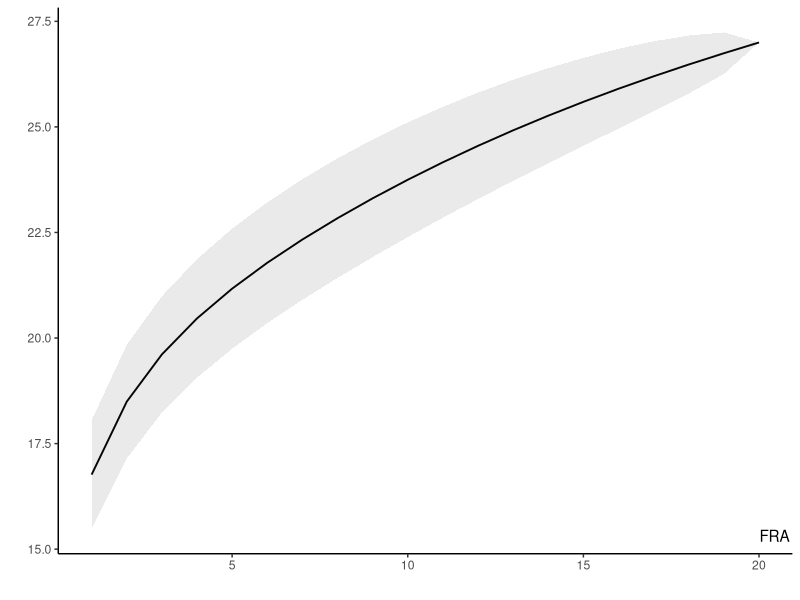
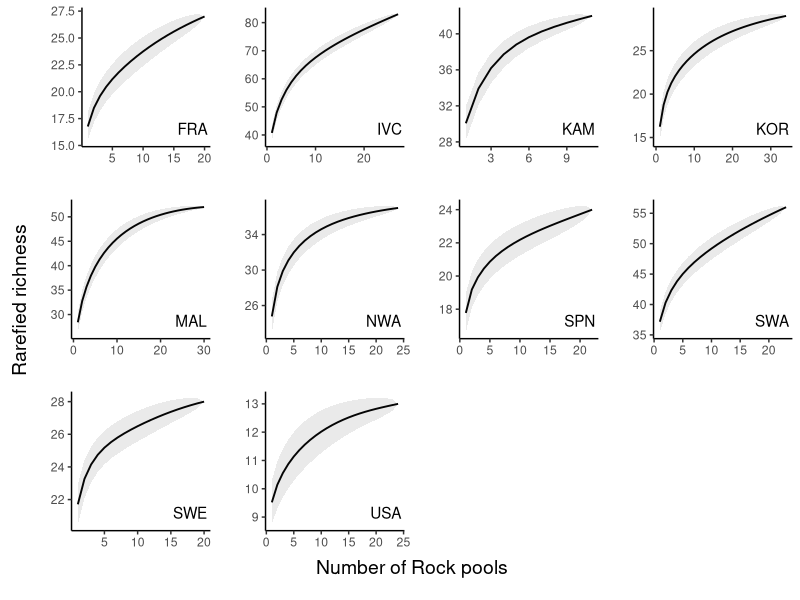
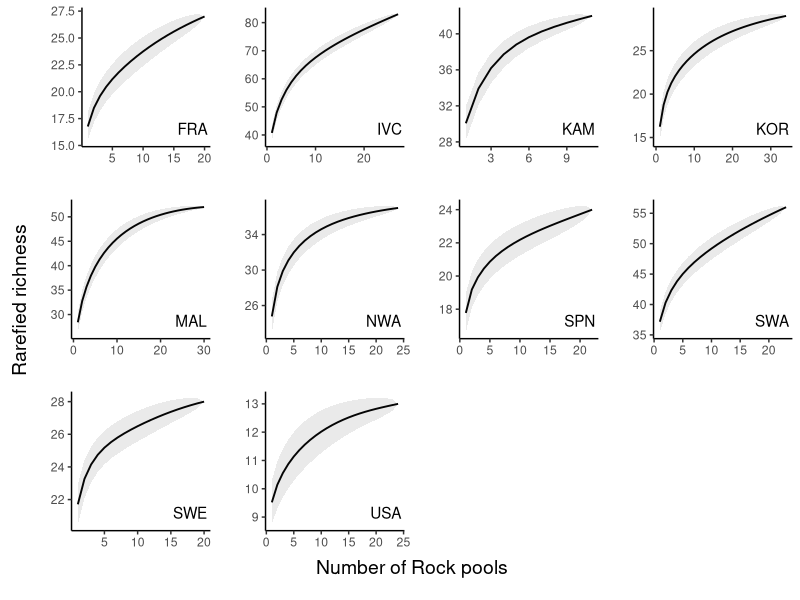

Here is the R script that generated these plots, in order:
#'
#' @title Make the species accumulation curves
#' 
#' @description Use the community abundance data to examine the 
#' species accumulation curves for the appendix
#'

# load relevant libraries
library(dplyr)
library(readr)
library(vegan)
library(ggplot2)
library(ggpubr)

# load the relevant data
sac_dat <- readr::read_csv2("Data/pool-community-data.csv")

# remove the columbia inselberg
unique(sac_dat$Inselberg)

sac_dat <- 
  sac_dat |>
  dplyr::filter(Inselberg != "COL")

# split the data by location
sac_list <- split(sac_dat, sac_dat$Inselberg)

# function to plot the species accumulation curve
SACplot <- function(data, location) {
  
  # get the community without the identifiers
  sp <- data.frame(sapply(data[,-c(1:2)], as.numeric))
  
  # round abundances
  sp <- round(sp, digits = 0)
  
  # retain columns with at least one taxa
  sp_pres <- sp[, colSums(sp) > 0]
  
  # perform the rarefaction with 10000 permutations
  sac_curve <- specaccum(sp_pres, method = "rarefaction", permutations = 10000)
  
  # get data.frame for the accumulation curve
  sac_curve_df <- data.frame(cbind(sac_curve[["sites"]],sac_curve[["richness"]],sac_curve[["sd"]])) 
  
  # rename the columns
  colnames(sac_curve_df) <- c("sites","richness","sd")
  
  # make sd ribbon intervals
  sac_curve_df[["low_sd"]] <- sac_curve_df[["richness"]]-sac_curve_df[["sd"]]
  sac_curve_df[["high_sd"]] <- sac_curve_df[["richness"]]+sac_curve_df[["sd"]]
  
  p1 <- 
    ggplot(data = sac_curve_df)+
    geom_line(mapping = aes(x = sites, y = richness), size = 0.65) +
    geom_ribbon(mapping = aes(x = sites, ymin = low_sd, ymax = high_sd), alpha = 0.1) +
    labs(x = "", y = "") +
    annotate("text", x = Inf, y = -Inf, hjust = 1.1, vjust = -1,
             label = location, parse = TRUE) +
    theme_classic()
  
  p1
  
}

# for each inselberg, make an accumlation curve
figs2.1 <- vector("list", length = length(sac_list))
for(i in 1:length(sac_list)) {
  
  # get an SAC plot for each inselberg
  figs2.1[[i]] <- SACplot(data = sac_list[[i]], location = sac_list[[i]]$Inselberg[1])
  
}

# check the figures
plot(figs2.1[[1]])

# appendix: fig. s2.1
figs2.1 <- 
  ggarrange(plotlist = figs2.1, ncol = 4, nrow = 3,
            font.label = list(size = 11, face = "plain"),
            common.legend = TRUE, legend = "bottom")

figs2.1 <- annotate_figure(figs2.1,
                           left = text_grob("Rarefied richness", rot = 90, vjust = 1, size = 14),
                           bottom = text_grob("Number of Rock pools", vjust = -1, size = 14))

plot(figs2.1)

# export the figure
ggsave("Figures/fig_s2.1.pdf", figs2.1, units = "cm", width = 20, height = 13)

### END
